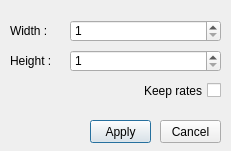
<?xml version="1.0" encoding="UTF-8"?>
<ui version="4.0">
 <class>image_resizer</class>
 <widget class="QDialog" name="image_resizer">
  <property name="geometry">
   <rect>
    <x>0</x>
    <y>0</y>
    <width>231</width>
    <height>151</height>
   </rect>
  </property>
  <property name="windowTitle">
   <string>Dialog</string>
  </property>
  <widget class="QLabel" name="label">
   <property name="geometry">
    <rect>
     <x>10</x>
     <y>20</y>
     <width>61</width>
     <height>21</height>
    </rect>
   </property>
   <property name="text">
    <string>Width :</string>
   </property>
  </widget>
  <widget class="QLabel" name="label_2">
   <property name="geometry">
    <rect>
     <x>10</x>
     <y>50</y>
     <width>61</width>
     <height>21</height>
    </rect>
   </property>
   <property name="text">
    <string>Height :</string>
   </property>
  </widget>
  <widget class="QPushButton" name="apply_btn">
   <property name="geometry">
    <rect>
     <x>90</x>
     <y>120</y>
     <width>61</width>
     <height>23</height>
    </rect>
   </property>
   <property name="text">
    <string>Apply</string>
   </property>
  </widget>
  <widget class="QPushButton" name="cancel_btn">
   <property name="geometry">
    <rect>
     <x>160</x>
     <y>120</y>
     <width>61</width>
     <height>23</height>
    </rect>
   </property>
   <property name="text">
    <string>Cancel</string>
   </property>
  </widget>
  <widget class="QCheckBox" name="checkBox">
   <property name="geometry">
    <rect>
     <x>10</x>
     <y>80</y>
     <width>211</width>
     <height>21</height>
    </rect>
   </property>
   <property name="layoutDirection">
    <enum>Qt::RightToLeft</enum>
   </property>
   <property name="text">
    <string>Keep rates</string>
   </property>
  </widget>
  <widget class="QSpinBox" name="spinWidth">
   <property name="geometry">
    <rect>
     <x>70</x>
     <y>20</y>
     <width>151</width>
     <height>22</height>
    </rect>
   </property>
   <property name="minimum">
    <number>1</number>
   </property>
   <property name="maximum">
    <number>30000</number>
   </property>
  </widget>
  <widget class="QSpinBox" name="spinHeight">
   <property name="geometry">
    <rect>
     <x>70</x>
     <y>50</y>
     <width>151</width>
     <height>22</height>
    </rect>
   </property>
   <property name="minimum">
    <number>1</number>
   </property>
   <property name="maximum">
    <number>30000</number>
   </property>
  </widget>
 </widget>
 <resources/>
 <connections/>
</ui>
